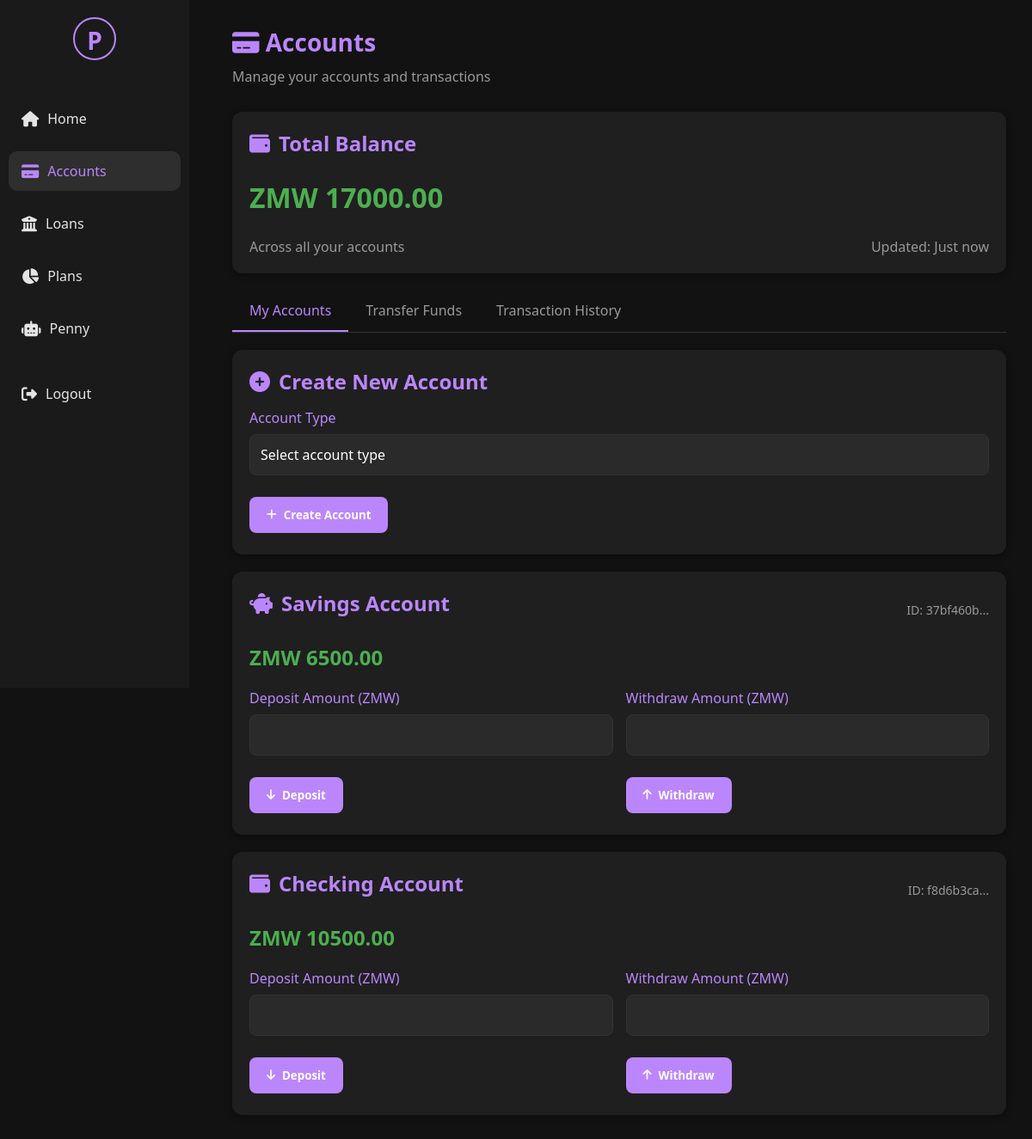
Before: /accounts (signed in) with the older database file.
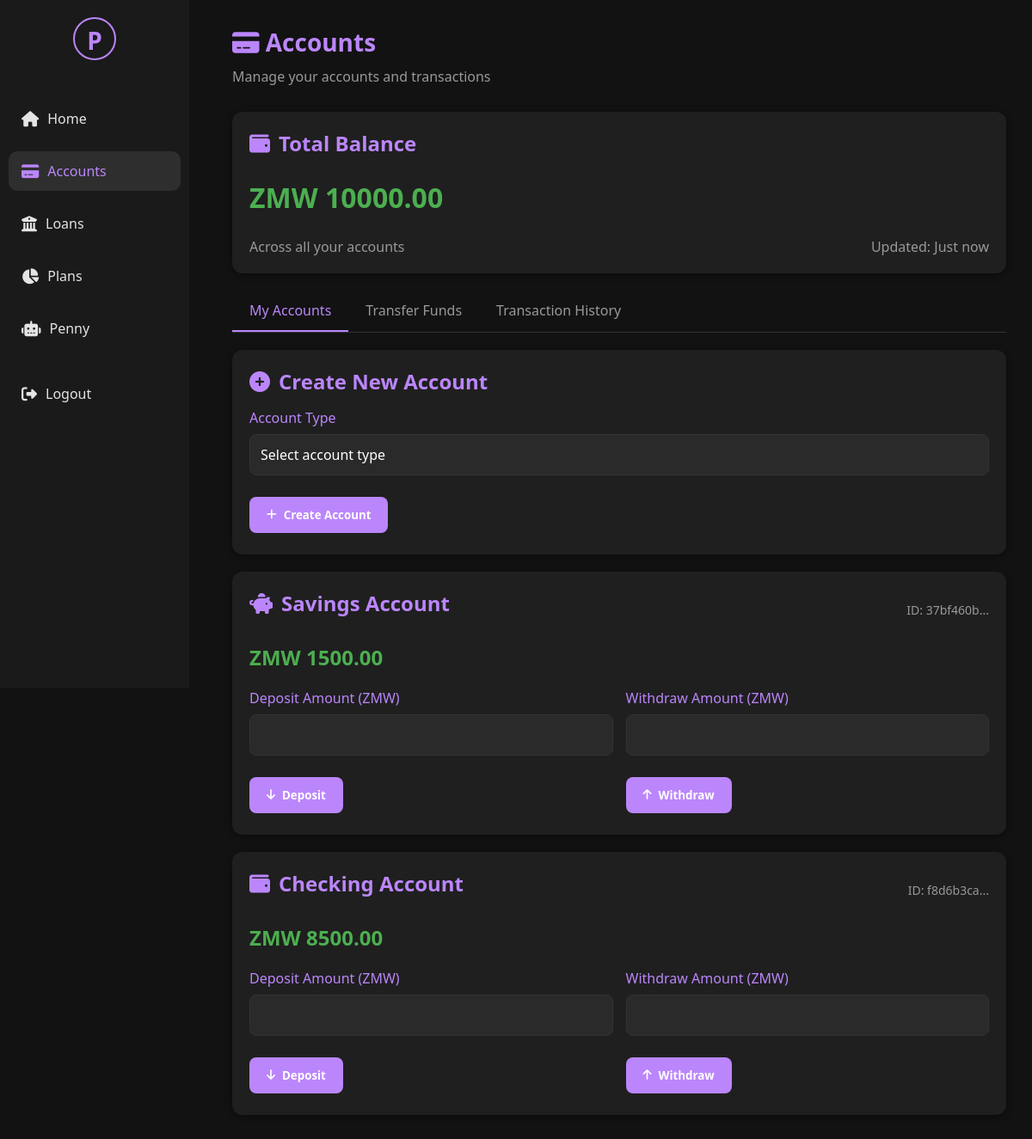
After: the same page with the newer database file.
### tables this page shows
CREATE TABLE accounts (
                account_id TEXT PRIMARY KEY,
                user_id TEXT NOT NULL,
                account_type TEXT NOT NULL,
                balance REAL NOT NULL DEFAULT 0,
                active INTEGER NOT NULL DEFAULT 1
            );

### GUI/web_app.py (the view)
@app.route('/accounts')
@login_required
def accounts():
    user_id = session.get('user_id')
    print(f"🔍 Starting accounts page for user {user_id}")
    try:
        print("🔍 Step 1: Calling get_accounts_by_user...")
        start_time = time.time()
        user_accounts = account_service.get_accounts_by_user(user_id)
        print(f"✅ Step 1 completed in {time.time() - start_time:.2f}s - Found {len(user_accounts)} accounts")
        print("🔍 Step 2: Calculating total balance...")
        start_time = time.time()
        total_balance = sum(account['balance'] for account in user_accounts)
        print(f"✅ Step 2 completed in {time.time() - start_time:.2f}s - Total: {total_balance}")
        print("🔍 Step 3: Getting transaction history...")
        start_time = time.time()
        recent_transactions = []
        for account in user_accounts:
            print(f"🔍 Getting transactions for account {account['account_id']}")
            transactions = account_service.get_transaction_history(account['account_id'])
            print(f"✅ Found {len(transactions)} transactions for account {account['account_id']}")
            for transaction in transactions:
                recent_transactions.append({
                    'account_id': account['account_id'],
                    'account_type': account['account_type'],
                    'transaction_type': transaction[0],
                    'amount': transaction[1],
                    'timestamp': transaction[2]
                })
        print(f"✅ Step 3 completed in {time.time() - start_time:.2f}s - Total transactions: {len(recent_transactions)}")
        print("🔍 Step 4: Sorting transactions...")
        start_time = time.time()
        recent_transactions.sort(key=lambda x: x['timestamp'], reverse=True)
        recent_transactions = recent_transactions[:5]
        print(f"✅ Step 4 completed in {time.time() - start_time:.2f}s")
    except Exception as e:
        print(f"❌ Error in accounts route: {e}")
        import traceback
        traceback.print_exc()
        user_accounts = []
        total_balance = 0
        recent_transactions = []
        flash('Error loading accounts. Please try again.')
    print("🔍 Rendering template...")
    return render_template('accounts.html',
                         current_user={'username': session.get('full_name', session.get('username', 'User'))},
                         accounts=user_accounts,
                         total_balance=total_balance,
                         recent_transactions=recent_transactions)

### GUI/web_app.py (called while the page is built)
@app.teardown_appcontext
def teardown_db(exception):
    close_db_connection()

def login_required(f):
    @wraps(f)
    def decorated_function(*args, **kwargs):
        if 'user_id' not in session:
            flash('Please log in to access this page.')
            return redirect(url_for('login'))
        return f(*args, **kwargs)
    return decorated_function

### account/account_service.py (called while the page is built)
    def get_transaction_history(self, account_id: str):
        conn = None
        try:
            conn = get_db_connection()
            cursor = conn.cursor()
            cursor.execute('''
                SELECT transaction_type, amount, timestamp FROM transactions
                WHERE account_id = ? ORDER BY timestamp DESC
            ''', (account_id,))
            return cursor.fetchall()
        finally:
            if conn:
                conn.close()

    def get_accounts_by_user(self, user_id: str):
        user_id = str(user_id)
        conn = None
        try:
            conn = get_db_connection()
            cursor = conn.cursor()
            cursor.execute("SELECT * FROM accounts WHERE user_id = ?", (user_id,))
            rows = cursor.fetchall()
            accounts = []
            for row in rows:
                accounts.append({
                    "account_id": row[0],
                    "user_id": row[1],
                    "account_type": row[2],
                    "balance": row[3],
                    "active": bool(row[4])
                })
            return accounts
        finally:
            if conn:
                conn.close()

### database/db_helper.py (called while the page is built)
def get_db_connection():
    db_path = os.path.join(os.path.dirname(os.path.dirname(__file__)), 'database', 'penny.db')
    for attempt in range(3):
        try:
            conn = sqlite3.connect(db_path, timeout=20.0)  # 20 second timeout
            conn.row_factory = sqlite3.Row
            conn.execute('PRAGMA journal_mode=WAL')
            return conn
        except sqlite3.OperationalError as e:
            if "database is locked" in str(e) and attempt < 2:
                print(f"Database locked, retrying... (attempt {attempt + 1})")
                time.sleep(0.5 * (attempt + 1))  # Exponential backoff
                continue
            else:
                raise

def close_db_connection(conn=None):
    if conn:
        try:
            conn.close()
        except Exception as e:
            print(f"Error closing connection: {e}")

### GUI/templates/accounts.html (shortened to what this page needs)
{% extends "base.html" %}
{% block content %}
<div class="welcome-section">
    <h1><i class="fas fa-credit-card"></i> Accounts</h1>
    <p>Manage your accounts and transactions</p>
</div>
<div class="card balance-card">
    <h2><i class="fas fa-wallet"></i> Total Balance</h2>
    <div class="balance">ZMW {{ "%.2f"|format(total_balance) }}</div>
    <div class="account-details">
        <span>Across all your accounts</span>
        <span>Updated: Just now</span>
    </div>
</div>
<div class="tabs">
    <div class="tab active" data-tab="accounts">My Accounts</div>
    <div class="tab" data-tab="transfer">Transfer Funds</div>
    <div class="tab" data-tab="history">Transaction History</div>
</div>
<div class="tab-content active" id="accounts-tab">
    <div class="card">
        <h2><i class="fas fa-plus-circle"></i> Create New Account</h2>
        <form method="POST" action="{{ url_for('create_account') }}">
            <div class="form-group">
                <label for="account_type">Account Type</label>
                <select class="form-control" id="account_type" name="account_type" required>
                    <option value="">Select account type</option>
                </select>
            </div>
            <button type="submit" class="btn"><i class="fas fa-plus"></i> Create Account</button>
        </form>
    </div>
    {% if accounts %}
        {% for account in accounts %}
        <div class="card">
            <div class="account-header" style="display: flex; justify-content: space-between; align-items: center; margin-bottom: 15px;">
                <h2><i class="fas fa-{{ 'piggy-bank' if account.account_type == 'Savings' else 'wallet' }}"></i> {{ account.account_type }} Account</h2>
                <span class="account-id" style="color: #999; font-size: 14px;">ID: {{ account.account_id[:8] }}...</span>
            </div>
            <div class="balance" style="font-size: 24px; margin-bottom: 20px;">ZMW {{ "%.2f"|format(account.balance) }}</div>
            <div style="display: grid; grid-template-columns: 1fr 1fr; gap: 15px;">
                <form method="POST" action="{{ url_for('deposit') }}">
                    <div class="form-group">
                        <label for="deposit_amount_{{ account.account_id }}">Deposit Amount (ZMW)</label>
                        <input type="number" class="form-control" id="deposit_amount_{{ account.account_id }}" name="amount" step="0.01" min="0.01" required>
                    </div>
                    <button type="submit" class="btn"><i class="fas fa-arrow-down"></i> Deposit</button>
                </form>
                <form method="POST" action="{{ url_for('withdraw') }}">
                    <div class="form-group">
                        <label for="withdraw_amount_{{ account.account_id }}">Withdraw Amount (ZMW)</label>
                        <input type="number" class="form-control" id="withdraw_amount_{{ account.account_id }}" name="amount" step="0.01" min="0.01" required>
                    </div>
                    <button type="submit" class="btn"><i class="fas fa-arrow-up"></i> Withdraw</button>
                </form>
            </div>
        </div>
        {% endfor %}
    {% else %}
        <div class="card">
            <h2><i class="fas fa-info-circle"></i> No Accounts Yet</h2>
            <p>You don't have any accounts yet. Create your first account above to get started!</p>
        </div>
    {% endif %}
</div>
{% endblock %}

### GUI/templates/base.html (shortened to what this page needs)
<!DOCTYPE html>
<html lang="en">
<head>
    <link rel="stylesheet" href="https://cdnjs.cloudflare.com/ajax/libs/font-awesome/6.4.0/css/all.min.css">
    <link rel="stylesheet" href="{{ url_for('static', filename='css/style.css') }}">
</head>
<body>
    <div class="sidebar">
        <div class="logo">P</div>
        <ul>
            <li><a href="{{ url_for('dashboard') }}" class="nav-link {% if request.endpoint == 'dashboard' %}active{% endif %}"><i class="fas fa-home"></i> <span>Home</span></a></li>
            <li><a href="{{ url_for('accounts') }}" class="nav-link {% if request.endpoint == 'accounts' %}active{% endif %}"><i class="fas fa-credit-card"></i> <span>Accounts</span></a></li>
            <li><a href="{{ url_for('loans') }}" class="nav-link {% if request.endpoint == 'loans' %}active{% endif %}"><i class="fas fa-university"></i> <span>Loans</span></a></li>
            <li><a href="{{ url_for('plans') }}" class="nav-link {% if request.endpoint == 'plans' %}active{% endif %}"><i class="fas fa-chart-pie"></i> <span>Plans</span></a></li>
            <li><a href="{{ url_for('penny') }}" class="nav-link {% if request.endpoint == 'penny' %}active{% endif %}"><i class="fas fa-robot"></i> <span>Penny</span></a></li>
            <li><a href="{{ url_for('logout') }}" id="logout-btn" style="margin-top: 30px;"><i class="fas fa-sign-out-alt"></i> <span>Logout</span></a></li>
        </ul>
    </div>
    <div class="main-content">
        {% block content %}{% endblock %}
    </div>
</body>
</html>

### GUI/static/css/style.css (style rules this page uses)
* { margin: 0; padding: 0; box-sizing: border-box; font-family: 'Segoe UI', Tahoma, Geneva, Verdana, sans-serif; }
body { background-color: #121212; color: #e4e4e4; display: flex; min-height: 100vh; }
h1, h2, h3, h4 { margin: 0 0 10px; }
a { text-decoration: none; color: inherit; }
.sidebar { width: 220px; height: 100vh; background: #1a1a1a; padding: 20px 10px; position: fixed; top: 0; left: 0; display: flex; flex-direction: column; z-index: 100; }
.sidebar .logo { font-size: 28px; font-weight: bold; color: #bb86fc; text-align: center; margin-bottom: 30px; padding: 10px; border: 2px solid #bb86fc; border-radius: 50%; width: 50px; height: 50px; line-height: 30px; margin-left: auto; margin-right: auto; }
.sidebar ul { list-style: none; padding: 0; }
.sidebar li { margin: 15px 0; }
.sidebar a { display: flex; align-items: center; padding: 12px 15px; border-radius: 10px; color: #e4e4e4; transition: all 0.3s; }
.sidebar a i { margin-right: 10px; font-size: 18px; }
.sidebar a:hover, .sidebar a.active { background: #2e2e2e; color: #bb86fc; }
.main-content { margin-left: 240px; padding: 30px; width: calc(100% - 240px); }
.welcome-section { margin-bottom: 30px; }
.welcome-section h1 { color: #bb86fc; font-size: 28px; }
.welcome-section p { color: #999; }
.card { background: #1f1f1f; border-radius: 12px; padding: 20px; margin-bottom: 20px; box-shadow: 0 2px 8px rgba(0,0,0,0.4); }
.card h2 { color: #bb86fc; margin-bottom: 15px; display: flex; align-items: center; }
.card h2 i { margin-right: 10px; }
.balance-card { display: flex; flex-direction: column; gap: 10px; }
.balance { font-size: 32px; font-weight: bold; color: #4caf50; }
.account-details { display: flex; justify-content: space-between; margin-top: 15px; color: #999; }
.btn { background: #bb86fc; border: none; padding: 12px 20px; border-radius: 8px; color: white; font-weight: bold; cursor: pointer; margin: 5px 0; transition: background 0.3s; display: inline-flex; align-items: center; }
.btn i { margin-right: 8px; }
.form-group { margin-bottom: 20px; }
.form-group label { display: block; margin-bottom: 8px; color: #bb86fc; font-weight: 500; }
.form-control { width: 100%; padding: 12px; border-radius: 8px; border: 1px solid #333; background: #2a2a2a; color: white; font-size: 16px; }
.tabs { display: flex; border-bottom: 1px solid #333; margin-bottom: 20px; }
.tab { padding: 12px 20px; cursor: pointer; color: #999; border-bottom: 2px solid transparent; }
.tab.active { color: #bb86fc; border-bottom: 2px solid #bb86fc; }
.tab-content { display: none; }
.tab-content.active { display: block; }
input, textarea, select { -webkit-appearance: none; -moz-appearance: none; appearance: none; background: #2a2a2a; color: white; border: 1px solid #333; border-radius: 8px; padding: 12px; font-size: 16px; width: 100%; box-sizing: border-box; }
input[type="text"], input[type="password"], input[type="email"], input[type="number"], input[type="tel"], textarea { -webkit-appearance: none; -moz-appearance: none; appearance: none; }

Changed rows visible on the page:
changed accounts "Savings": balance "6500.00" → "1500.00"
changed accounts "Checking": balance "10500.00" → "8500.00"
Other visible differences:
{{ "%.2f"|format(total_balance) }}: "17000.00" → "10000.00"
